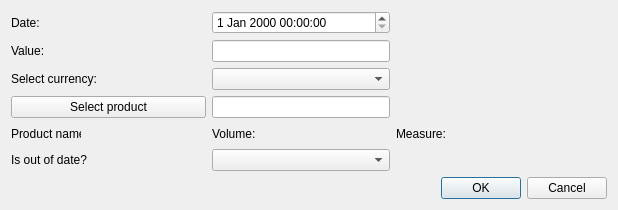
<?xml version="1.0" encoding="UTF-8"?>
<ui version="4.0">
 <class>CreateNetCost</class>
 <widget class="QDialog" name="CreateNetCost">
  <property name="geometry">
   <rect>
    <x>0</x>
    <y>0</y>
    <width>618</width>
    <height>210</height>
   </rect>
  </property>
  <property name="windowTitle">
   <string>Create/Update net cost</string>
  </property>
  <property name="locale">
   <locale language="English" country="UnitedStates"/>
  </property>
  <property name="modal">
   <bool>false</bool>
  </property>
  <layout class="QGridLayout" name="gridLayout">
   <property name="leftMargin">
    <number>11</number>
   </property>
   <property name="topMargin">
    <number>11</number>
   </property>
   <property name="rightMargin">
    <number>11</number>
   </property>
   <property name="bottomMargin">
    <number>11</number>
   </property>
   <item row="7" column="3">
    <widget class="QLabel" name="volumePh">
     <property name="minimumSize">
      <size>
       <width>100</width>
       <height>0</height>
      </size>
     </property>
     <property name="font">
      <font>
       <family>Times New Roman</family>
       <pointsize>12</pointsize>
       <weight>75</weight>
       <italic>true</italic>
       <bold>true</bold>
      </font>
     </property>
     <property name="text">
      <string/>
     </property>
    </widget>
   </item>
   <item row="7" column="4">
    <widget class="QLabel" name="measureLb">
     <property name="text">
      <string>Measure:</string>
     </property>
    </widget>
   </item>
   <item row="7" column="1">
    <widget class="QLabel" name="prodNamePh">
     <property name="minimumSize">
      <size>
       <width>100</width>
       <height>0</height>
      </size>
     </property>
     <property name="font">
      <font>
       <family>Times New Roman</family>
       <pointsize>12</pointsize>
       <weight>75</weight>
       <italic>true</italic>
       <bold>true</bold>
      </font>
     </property>
     <property name="text">
      <string/>
     </property>
    </widget>
   </item>
   <item row="7" column="2">
    <widget class="QLabel" name="volumeLb">
     <property name="minimumSize">
      <size>
       <width>70</width>
       <height>0</height>
      </size>
     </property>
     <property name="maximumSize">
      <size>
       <width>70</width>
       <height>16777215</height>
      </size>
     </property>
     <property name="text">
      <string>Volume:</string>
     </property>
    </widget>
   </item>
   <item row="2" column="0">
    <widget class="QLabel" name="valieLb">
     <property name="text">
      <string>Value:</string>
     </property>
    </widget>
   </item>
   <item row="0" column="0">
    <widget class="QLabel" name="dateLb">
     <property name="text">
      <string>Date:</string>
     </property>
    </widget>
   </item>
   <item row="5" column="0">
    <widget class="QLabel" name="currencyLb">
     <property name="text">
      <string>Select currency:</string>
     </property>
    </widget>
   </item>
   <item row="7" column="5">
    <widget class="QLabel" name="measurePh">
     <property name="minimumSize">
      <size>
       <width>100</width>
       <height>0</height>
      </size>
     </property>
     <property name="font">
      <font>
       <family>Times New Roman</family>
       <pointsize>12</pointsize>
       <weight>75</weight>
       <italic>true</italic>
       <bold>true</bold>
      </font>
     </property>
     <property name="text">
      <string/>
     </property>
    </widget>
   </item>
   <item row="7" column="0">
    <widget class="QLabel" name="prodNameLb">
     <property name="minimumSize">
      <size>
       <width>70</width>
       <height>0</height>
      </size>
     </property>
     <property name="maximumSize">
      <size>
       <width>70</width>
       <height>16777215</height>
      </size>
     </property>
     <property name="text">
      <string>Product name:</string>
     </property>
    </widget>
   </item>
   <item row="9" column="0" colspan="6">
    <layout class="QHBoxLayout" name="horizontalLayout">
     <item>
      <spacer name="horizontalSpacer">
       <property name="orientation">
        <enum>Qt::Horizontal</enum>
       </property>
       <property name="sizeHint" stdset="0">
        <size>
         <width>40</width>
         <height>20</height>
        </size>
       </property>
      </spacer>
     </item>
     <item>
      <widget class="QPushButton" name="okBtn">
       <property name="text">
        <string>OK</string>
       </property>
      </widget>
     </item>
     <item>
      <widget class="QPushButton" name="cancelBtn">
       <property name="text">
        <string>Cancel</string>
       </property>
      </widget>
     </item>
    </layout>
   </item>
   <item row="2" column="2" colspan="2">
    <widget class="QLineEdit" name="valueEdit">
     <property name="toolTip">
      <string>&lt;html&gt;&lt;head/&gt;&lt;body&gt;&lt;p&gt;For example: 1000 (depends on currency, in that case 1000 USD)&lt;/p&gt;&lt;/body&gt;&lt;/html&gt;</string>
     </property>
    </widget>
   </item>
   <item row="5" column="2" colspan="2">
    <widget class="QComboBox" name="currencyCmb"/>
   </item>
   <item row="6" column="0" colspan="2">
    <widget class="QPushButton" name="productBtn">
     <property name="minimumSize">
      <size>
       <width>150</width>
       <height>0</height>
      </size>
     </property>
     <property name="text">
      <string>Select product</string>
     </property>
    </widget>
   </item>
   <item row="0" column="2" colspan="2">
    <widget class="QDateTimeEdit" name="dateEdit"/>
   </item>
   <item row="6" column="2" colspan="2">
    <widget class="QLineEdit" name="productEdit">
     <property name="toolTip">
      <string>Must not be empty</string>
     </property>
     <property name="readOnly">
      <bool>true</bool>
     </property>
    </widget>
   </item>
   <item row="8" column="0" colspan="2">
    <widget class="QLabel" name="isOutdatedLb">
     <property name="text">
      <string>Is out of date?</string>
     </property>
    </widget>
   </item>
   <item row="8" column="2" colspan="2">
    <widget class="QComboBox" name="isOutdatedCmb"/>
   </item>
  </layout>
 </widget>
 <tabstops>
  <tabstop>productBtn</tabstop>
  <tabstop>okBtn</tabstop>
  <tabstop>cancelBtn</tabstop>
 </tabstops>
 <resources/>
 <connections/>
</ui>
